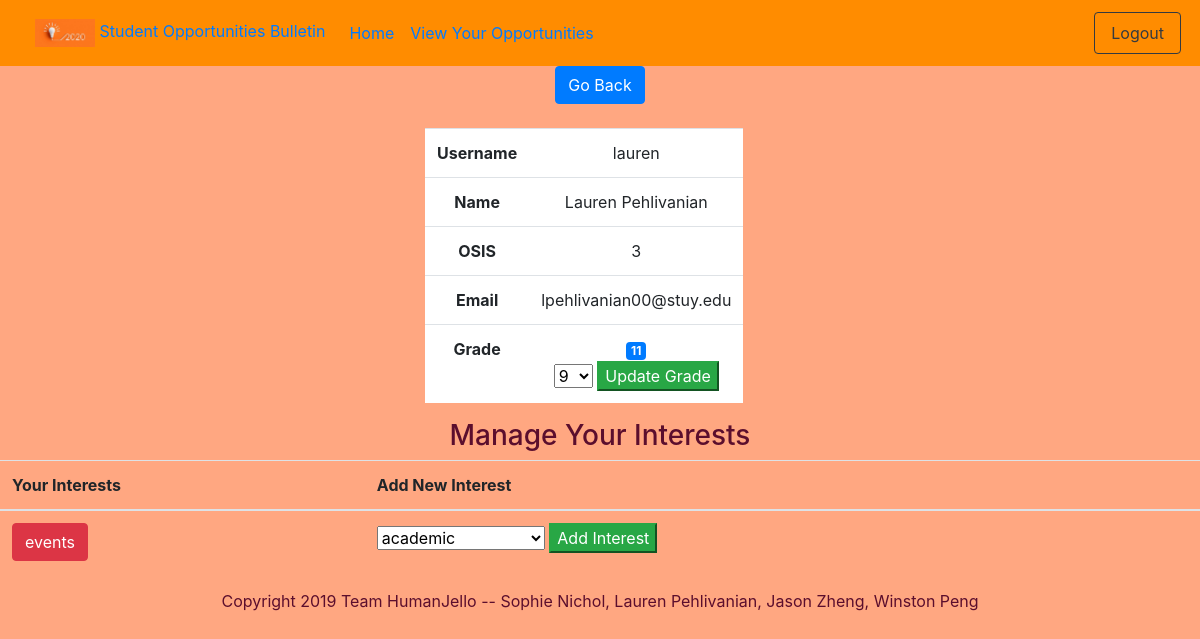
The app's page /stuAcc (signed in) with its own data.
### tables this page shows
CREATE TABLE users (
                userid INTEGER PRIMARY KEY AUTOINCREMENT,
                username TEXT UNIQUE NOT NULL,
                hashpassword TEXT NOT NULL,
                displayname TEXT,
                osis INTEGER,
                email TEXT,
                grade TEXT,
                events BOOLEAN,
                academic BOOLEAN,
                business BOOLEAN,
                community_service BOOLEAN,
                leadership BOOLEAN,
                museums BOOLEAN,
                nature BOOLEAN,
                stem BOOLEAN,
                humanities BOOLEAN,
                scholarships BOOLEAN,
                admin BOOLEAN,
                saved TEXT
                );

### app.py (the view)
@app.route("/stuAcc")
def stuAcc():
    if checkAuth() and not isAdmin():
        user_ints = dbfunctions.getStudentInts(c, session['username'])
        user_info = dbfunctions.getStuInfo(c, session['username'])
        return render_template('stu_info.html', username=session['username'], interests=user_ints, ordered_ints=ORDERED_INTS, info = user_info)
    return redirect(url_for('root'))

### app.py (called while the page is built)
def checkAuth(): #checks if the user is logged in
    if "username" in session:
        return True
    else:
        return False

def isAdmin():
    return session['admin']

### utl/dbfunctions.py (called while the page is built)
def getStuInfo(c, user):
    c.execute("SELECT username, displayname, osis, email, grade FROM users WHERE username = ?;", (user, ))
    return c.fetchone()

def getStudentInts(c, username):
    c.execute("SELECT events,academic,business,community_service,leadership,museums,nature,stem,humanities, scholarships FROM users WHERE username = ?;", (username, ))
    return c.fetchone()

### templates/stu_info.html (shortened to what this page needs)
{% extends "base.html" %}
{% block body %}
<a style="text-align: left;" href="/studentHome" class="btn btn-primary" role="button">Go Back</a>
<br><br>
<div class="container">
  <div class="row">
    <div class="col-sm-2"></div>
    <div class="col-sm-2"></div>
    <div class="col-sm-2">
      <table class="table" style="background-color:white" style="width: auto;">
        <tr>
          <th>Username</th>
          <td>{{info[0]}}</td>
        </tr>
        <tr>
          <th>Name</th>
          <td>{{info[1]}}</td>
        </tr>
        <tr>
          <th>OSIS</th>
          <td>{{info[2]}}</td>
        </tr>
        <tr>
          <th>Email</th>
          <td>{{info[3]}}</td>
        </tr>
        <tr>
          <th>Grade</th>
          <td>
            <span class="badge badge-primary">{{info[4]}}</span>
            <form action="/changeGrade" method="POST">
                <select name="grade" required>
                  {% for gr in range(9,13) %}
                    {% if info[4] != gr %}<option type="number" value="{{gr}}"> {{gr}}</option>{% endif %}
                  {% endfor %}
                </select>
                <input type="submit" name="add-int-button" class="btn-success" value="Update Grade">
            </form>
          </td>
        </tr>
      </table>
    </div>
  </div>
</div>
<center>
  <h3>Manage Your Interests</h3>
  <table class="table">
    <thead>
      <tr>
        <th scope="col">Your Interests</th>
        <th scope="col">Add New Interest</th>
      </tr>
    </thead>
    <tbody>
    <tr>
      <td>
        {% for i in range(interests|length)  %}
            {% if interests[i] %}
            <a href="/delInt/{{ordered_ints[i]}}" class="btn btn-danger"> {{ordered_ints[i]}}</a>
            {% endif %}
        {% endfor %}
      </td>
      <td>
        <form action="/addIntAuth" method="POST">
            <select name="ints" required>
              {% for i in range(interests|length) %}
                {% if not interests[i] %}<option value="{{ordered_ints[i]}}"> {{ordered_ints[i]}}</option>{% endif %}
              {% endfor %}
            </select>
            <input type="submit" name="add-int-button" class="btn-success" value="Add Interest">
        </form>
      </td>
      </tr>
    </tbody>
  </table>
</center>
{% endblock %}

### records on screen
users: username "lauren", displayname "Lauren Pehlivanian", osis "3", email "lpehlivanian00@stuy.edu", grade "11", grade "9"

### other values on screen
{{ ordered_ints[i] }} "events"
form field ints "academic"
